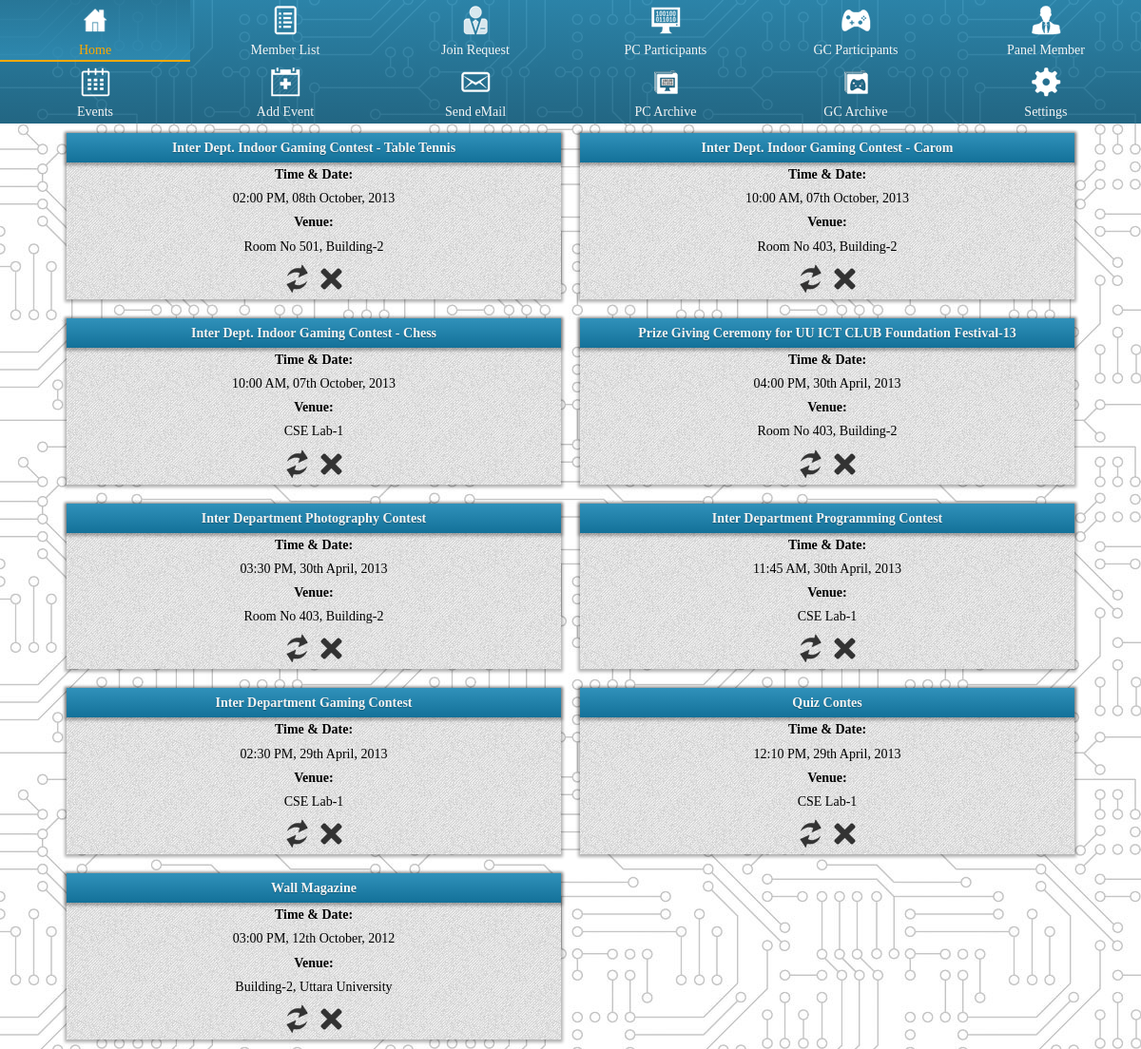
Screenshot of /admin/events.php (signed in) with the database file from the repository.
### tables this page shows
CREATE TABLE IF NOT EXISTS `events` (
  `Event_ID` int(11) NOT NULL,
  `Title` varchar(100) NOT NULL,
  `TimeNDate` datetime NOT NULL,
  `Venue` varchar(100) NOT NULL,
  `Rules` text,
  `LinkName` varchar(100) DEFAULT NULL,
  `Link` text,
  `Description` text NOT NULL,
  `Image` varchar(100) NOT NULL DEFAULT 'img/evntimg.jpg',
  `FirstPlace` varchar(120) DEFAULT NULL,
  `SecondPlace` varchar(120) DEFAULT NULL,
  `ThirdPlace` varchar(120) DEFAULT NULL,
  `EventCreated` timestamp NOT NULL DEFAULT CURRENT_TIMESTAMP,
  PRIMARY KEY (`Event_ID`)
);

### includes/config.php (called while the page is built, shortened)
<?php
	function pure_it($data){
	  $data = trim($data);
	  $data = stripslashes($data);
	  $data = htmlspecialchars($data);
	  return $data;
	}
?>
<?php require_once BASE_PATH . "classes/Database.php" ?>

### classes/Database.php (called while the page is built, shortened)
<?php
	class Database {
		private $db;
		public function connect(){
			$this->db = new mysqli(DB_HOST, DB_USER, DB_PASS, DB_NAME);
		}
		public function query($sql){
			return $this->db->query($sql);
		}
		public function fetch($result){
			return mysqli_fetch_assoc($result);
		}
	}
?>

### admin/events.php (the view, shortened to what this page needs)
<?php require_once "../includes/config.php"		; ?>
<!DOCTYPE html>
<html class="">
<head>
    <link rel="stylesheet" href="css/admin.css" />
</head>
<body>
	<?php require_once 'adminnav.php'; ?>
    <main>
        <section>
            <div class="container">
                <div class="row">
                    <form method="post" action="<?= pure_it($_SERVER['PHP_SELF']);?>">
                        <?php
                            $DB = new Database();
                            $sql = "SELECT * FROM events ORDER BY TimeNDate DESC";
                            $result = $DB->query($sql);
                            while($Data = $DB->fetch($result)){
                                extract($Data);
                                $date = new DateTime($TimeNDate);
                                $TimeNDate = $date->format('h:i A, dS F, Y');
                        ?>
                        <div class="columns six">
                            <div class="box">
                                <div class="title"><?= $Title; ?></div>
                                <p class="info"><span class="bold">Time &amp Date:</span><br><?= $TimeNDate; ?></p>
                                <p class="info"><span class="bold">Venue:</span><br><?= $Venue; ?></p>
                                <div class="icons">
                                    <a href="admin/eventupdate.php?Event_ID=<?= $Event_ID; ?>">
                                    <div class="icon32x32 n15" title="Update Event"></div></a>
                                    <form method="post" style="display:inline-block">
                                        <input class="icon32x32 n16" src="img/transparent.png" title="Delete Event" type="image" value="<?= $Event_ID ?>" name="Event_ID">
                                    </form>
                                </div>
                            </div>
                        </div>
                    <?php
                        }
                    ?>
                    </form>
                </div>
            </div>
        </section>
    </main>
</body>
</html>

### css/admin.css (style rules this page uses)
html { font-family:sans-serif;-ms-text-size-adjust:100%;-webkit-text-size-adjust:100% }
body { margin:0 }
article,aside,details,figcaption,figure,footer,header,hgroup,main,nav,section,summary { display:block }
a { background:transparent }
button,input,optgroup,select,textarea { color:inherit;font:inherit;margin:0 }
input { line-height:normal }
* { -webkit-box-sizing:border-box;-moz-box-sizing:border-box;box-sizing:border-box;-webkit-font-smoothing:antialiased;font-smoothing:antialiased;margin:0;padding:0 }
html { min-height:100%;position:relative }
a { text-decoration:none;color:#f3f3f3 }
body { background:url("../img/circuite_white.jpg");font:14px/1.5em 'Georgia',serif;position:relative }
.container { width:90%;max-width:1230px;height:100%;margin:0 auto }
main { overflow:hidden;min-height:100% }
.box { background:url("../img/Pattern.jpg");margin:10px;box-shadow:0 1px 3px 2px rgba(0,0,0,0.3) }
.box .title { background:#3091ba;background:-webkit-linear-gradient(#3091ba, #137199);background:-moz-linear-gradient(#3091ba, #137199);background:-ms-linear-gradient(#3091ba, #137199);background:-o-linear-gradient(#3091ba, #137199);background:linear-gradient(#3091ba, #137199);font-size:1em;line-height:1.5em;font-weight:bold;text-align:center;padding:5px;color:#f3f3f3;text-shadow:0 1px 1px rgba(0,0,0,0.3);box-shadow:0 1px 3px 2px rgba(0,0,0,0.3) }
.box p { text-align:center;line-height:1.8em }
.box .icons { width:68px;margin:0 auto;margin-top:5px }
.box .icon32x32 { display:inline-block }
.icon32x32 { height:32px;width:32px;background:url('../img/AdminSprite_32x32.png') no-repeat }
.n15 { background-position:-64px -96px }
.n16 { background-position:-96px -96px }
.bold { font-weight:bold }
.row { width:100% }
.columns { float:left }
.columns.six { width:50% }
.row { *zoom:1 }
.row:before,.row:after { display:table;content:"";line-height:0 }
.row:after { clear:both }

### rows the page displays
events: Title "Inter Dept. Indoor Gaming Contest - Table Tennis", TimeNDate "02:00 PM, 08th October, 2013", Venue "Room No 501, Building-2"
events: Title "Inter Dept. Indoor Gaming Contest - Carom", TimeNDate "10:00 AM, 07th October, 2013", Venue "Room No 403, Building-2"
events: Title "Inter Dept. Indoor Gaming Contest - Chess", TimeNDate "10:00 AM, 07th October, 2013", Venue "CSE Lab-1"
events: Title "Prize Giving Ceremony for UU ICT CLUB Foundation Festival-13", TimeNDate "04:00 PM, 30th April, 2013", Venue "Room No 403, Building-2"
events: Title "Inter Department Photography Contest", TimeNDate "03:30 PM, 30th April, 2013", Venue "Room No 403, Building-2"
events: Title "Inter Department Programming Contest", TimeNDate "11:45 AM, 30th April, 2013", Venue "CSE Lab-1"
events: Title "Inter Department Gaming Contest", TimeNDate "02:30 PM, 29th April, 2013", Venue "CSE Lab-1"
events: Title "Quiz Contes", TimeNDate "12:10 PM, 29th April, 2013", Venue "CSE Lab-1"
events: Title "Wall Magazine", TimeNDate "03:00 PM, 12th October, 2012", Venue "Building-2, Uttara University"
